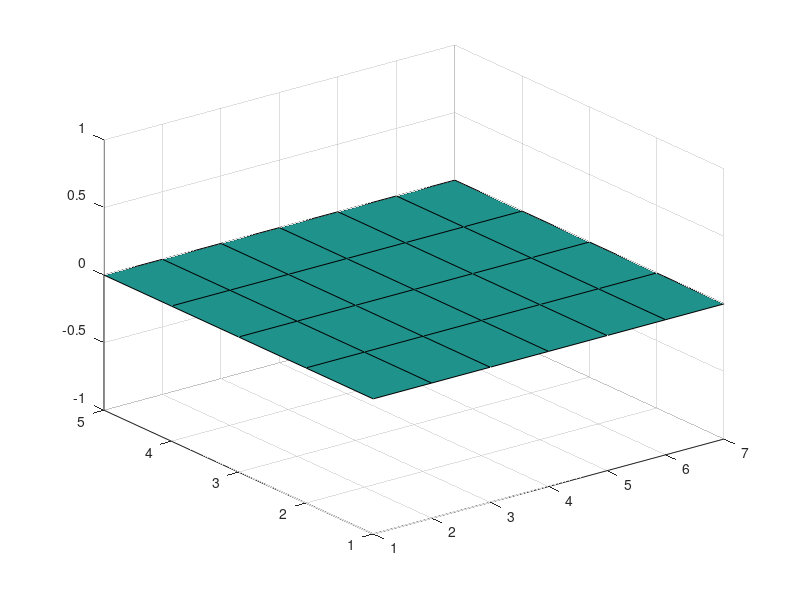

Source code (MATLAB): (Note: this script raises an error after producing the figure.)
clear all
close all
clc
tic;
%% Variale initializing
global widthy
global lengthy

%% ARENA DIMENSIONS
widthy = 5;  %width of the arena
lengthy = 5; %length of the arena
widthy = 5;
lengthy = 7;

mainCell = cell(widthy,lengthy); %Preallocate for speed
z = zeros(widthy,lengthy);
%% filling cells
for i=1:widthy
    for j = 1:lengthy
    struct.convinced = rand*100;
    struct.A = rand;
    struct.B = rand;
    struct.C = rand;
    mainCell{i,j} = struct;
    clear struct;
    end
end
summed = 0;
%% plotting
surf(z);
avg = summed /(lengthy*widthy);
[summed, avg] = plotter(mainCell);

%% ALGORITHMS 
% - FINDING GROUP LOW
radius_influence = 1; %



toc;